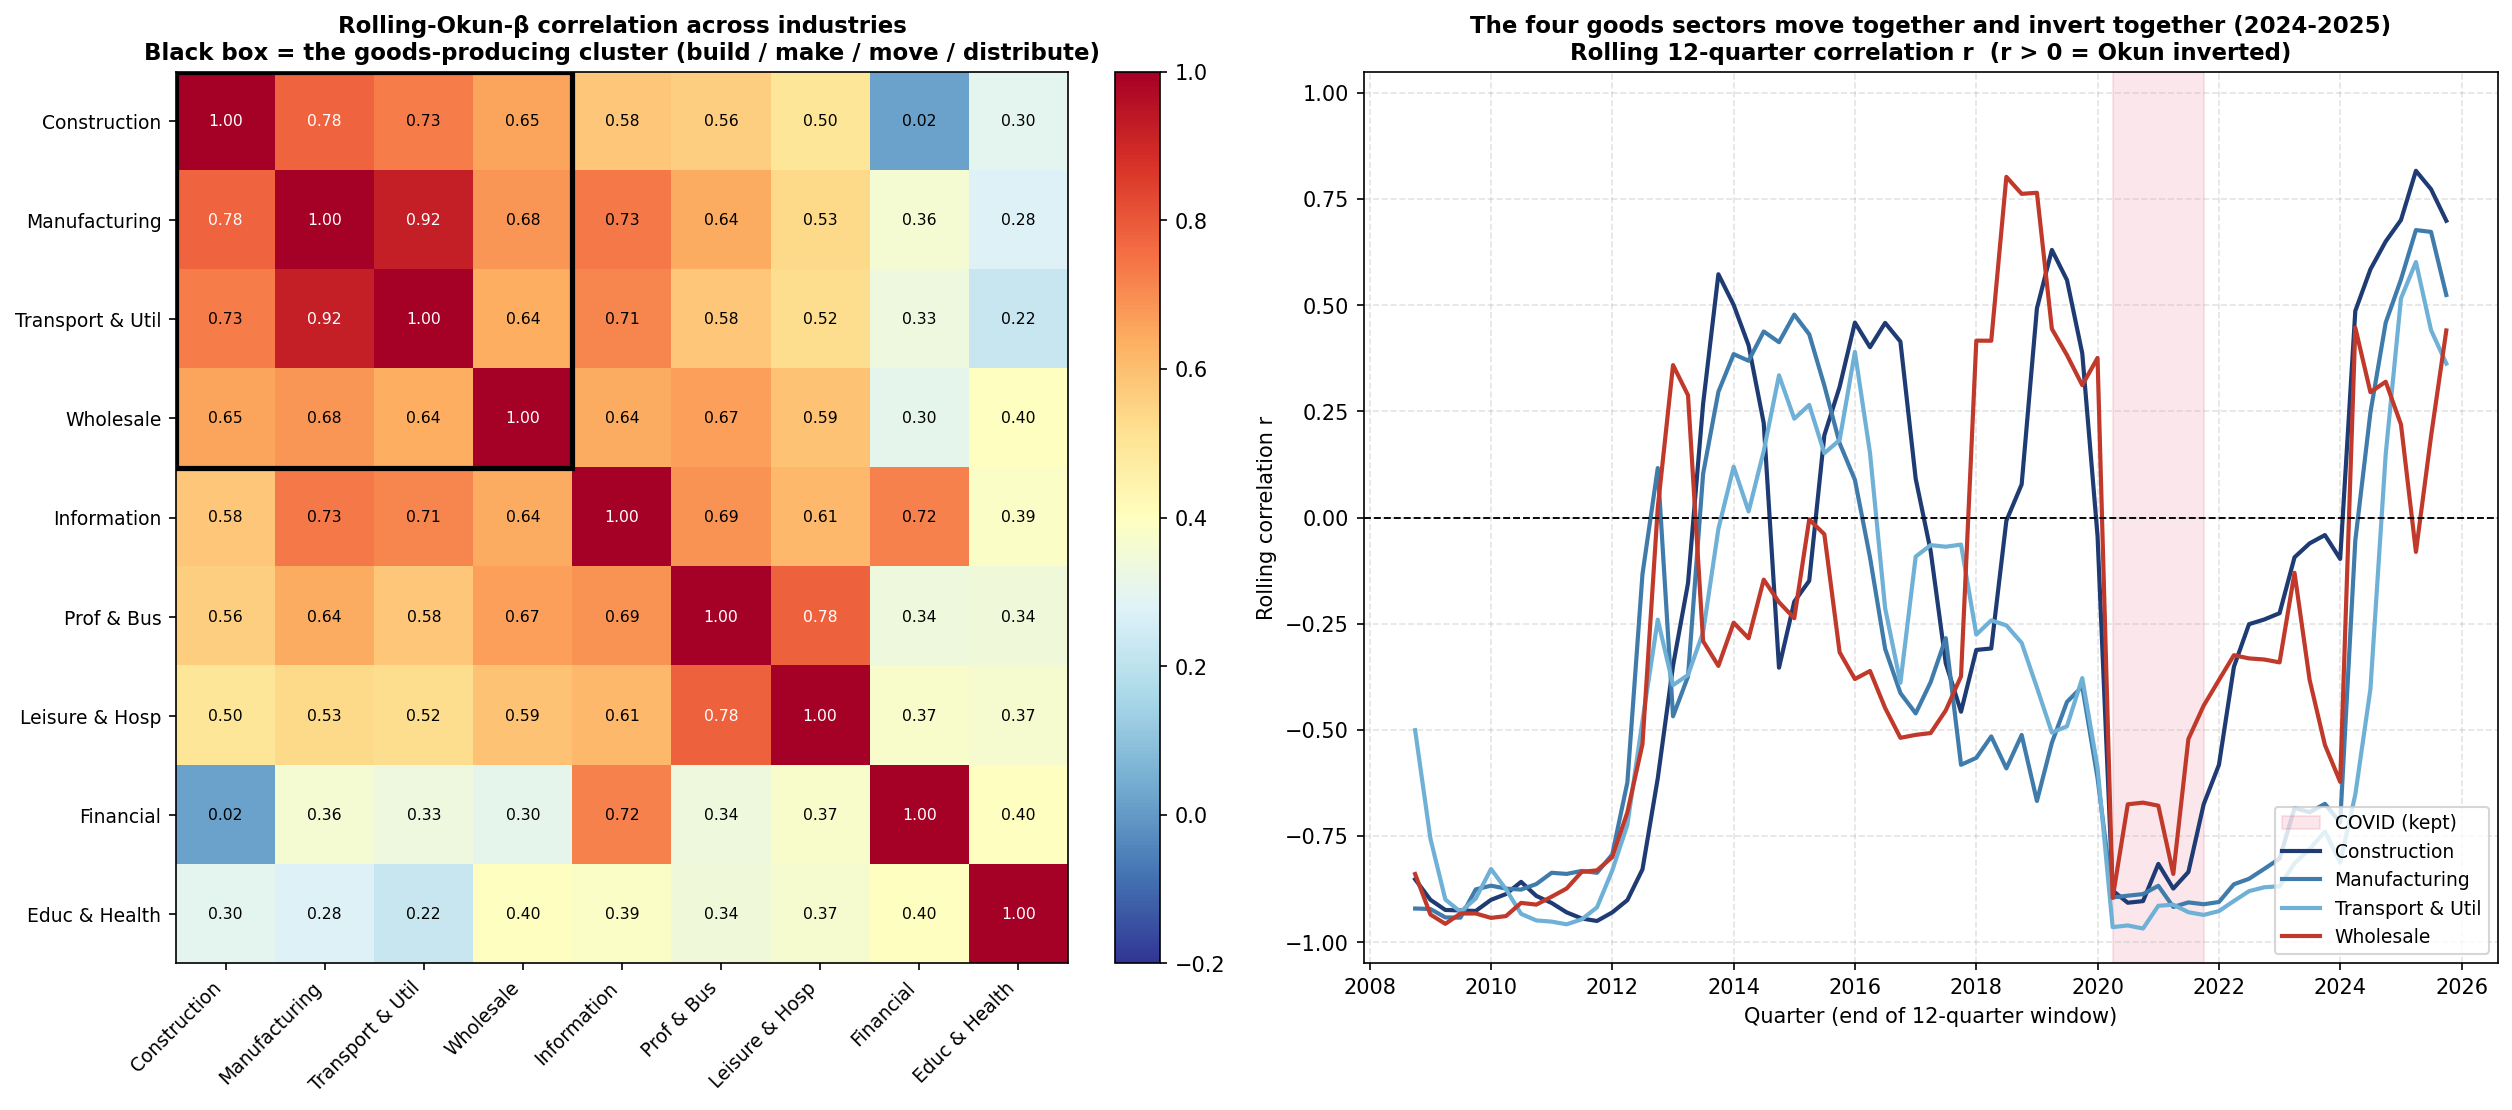

Reproduce this figure in Python.
"""
comovement.py
Do the inverting sectors move together, and does any other industry repeat it?

Part of the physical-sector-inversion sub-project (separate from the root AI
analysis). Two questions:

  1. Are Construction, Manufacturing, and Transportation & Utilities actually
     co-moving, or do their rolling-Okun charts just look similar by chance?
  2. Does any of the other six industries repeat the same pattern (co-move with
     the cluster AND invert recently)?

Approach:
  - Build each industry's rolling 12-quarter Okun beta and correlation r
    (difference form, YoY, COVID included, same as rolling_okun_inversion.py).
  - Correlate the rolling-beta series across all nine industries. This measures
    whether the CHART SHAPES move together.
  - Flag "recent inverters": industries whose rolling r is positive in 2025.
  - The industries that both co-move with the cluster and invert recently are
    the ones that repeat the phenomenon.

Output: comovement.png (correlation heatmap + goods-sector overlay) and a
console table. Reads FRED CSVs from ../FRED-Data/.
"""

import os
import numpy as np
import pandas as pd
import matplotlib
matplotlib.use("Agg")
import matplotlib.pyplot as plt

HERE     = os.path.dirname(os.path.abspath(__file__))
DATA_DIR = os.path.join(HERE, "..", "FRED-Data") + os.sep
WINDOW   = 12
COVID    = (pd.Timestamp("2020-04-01"), pd.Timestamp("2021-10-01"))

# Ordered goods sectors first (the candidate cluster), then service sectors.
IND = {
    "Construction":       ("CnstGDP.csv", "ConstUrate .csv"),
    "Manufacturing":      ("MnfctGDP.csv", "MnfctUrate.csv"),
    "Transport & Util":   ("RVAT.csv",     "LNU04032236.csv"),
    "Wholesale":          ("RVAW.csv",     "LNU04032235.csv"),
    "Information":        ("RVAI.csv",     "LNU04032237.csv"),
    "Prof & Bus":         ("RVAPBS.csv",   "LNU04032239.csv"),
    "Leisure & Hosp":     ("RVAAERAF.csv", "LNU04032241.csv"),
    "Financial":          ("FnceservcGDP.csv", "LNU04032238.csv"),
    "Educ & Health":      ("RVAHCSA.csv",  "LNU04032240.csv"),
}
GOODS = ["Construction", "Manufacturing", "Transport & Util", "Wholesale"]


def load_series(filename, label):
    df = pd.read_csv(DATA_DIR + filename, parse_dates=["observation_date"]).set_index("observation_date")
    col = df.columns[0]
    df[col] = pd.to_numeric(df[col], errors="coerce")
    return df[col].rename(label)


def rolling_beta_r(output_file, unemp_file):
    y = load_series(output_file, "y")
    u = load_series(unemp_file, "u").resample("QS").mean()
    df = pd.DataFrame({"y": y, "u": u}).dropna()
    df["pct_dy"]  = df["y"].pct_change(4) * 100
    df["delta_u"] = df["u"].diff(4)
    df = df.dropna(subset=["pct_dy", "delta_u"])
    idx = df.index.tolist()
    beta, corr = {}, {}
    for i in range(WINDOW, len(idx) + 1):
        w = df.iloc[i - WINDOW : i]
        if np.std(w["pct_dy"].values) < 1e-9:
            continue
        beta[idx[i - 1]] = np.polyfit(w["pct_dy"], w["delta_u"], 1)[0]
        corr[idx[i - 1]] = np.corrcoef(w["pct_dy"], w["delta_u"])[0, 1]
    return pd.Series(beta), pd.Series(corr)


BETA, R = {}, {}
for name, (of, uf) in IND.items():
    BETA[name], R[name] = rolling_beta_r(of, uf)
BETA = pd.DataFrame(BETA)
R    = pd.DataFrame(R)
corr = BETA.corr()

# ---- console -----------------------------------------------------------------
print("Rolling-beta correlation to the 3-sector cluster (non-members), plus 2025 r:")
cluster3 = ["Construction", "Manufacturing", "Transport & Util"]
mean_to_cluster = corr[cluster3].mean(axis=1)
last_r = R[R.index >= "2025-01-01"].iloc[-1] if (R.index >= "2025-01-01").any() else R.iloc[-1]
for name in IND:
    flag = " [cluster]" if name in cluster3 else (" <-- REPEATS IT" if (name not in cluster3 and mean_to_cluster[name] > 0.6 and last_r[name] > 0) else "")
    print(f"  {name:<18} corr_to_cluster={mean_to_cluster[name]:+.2f}  latest_r={last_r[name]:+.2f}{flag}")

# ---- chart -------------------------------------------------------------------
fig, (axh, axr) = plt.subplots(1, 2, figsize=(18, 7.5),
                               gridspec_kw={"width_ratios": [1.05, 1]})

# (a) heatmap of rolling-beta correlations
names = list(IND.keys())
M = corr.loc[names, names].values
im = axh.imshow(M, cmap="RdYlBu_r", vmin=-0.2, vmax=1.0)
axh.set_xticks(range(len(names))); axh.set_xticklabels(names, rotation=45, ha="right", fontsize=9)
axh.set_yticks(range(len(names))); axh.set_yticklabels(names, fontsize=9)
for i in range(len(names)):
    for j in range(len(names)):
        axh.text(j, i, f"{M[i,j]:.2f}", ha="center", va="center", fontsize=7.5,
                 color="black" if M[i,j] < 0.75 else "white")
# box the 4 goods sectors (they sit in the top-left 4x4)
axh.add_patch(plt.Rectangle((-0.5, -0.5), 4, 4, fill=False, edgecolor="black", linewidth=2.5))
axh.set_title("Rolling-Okun-β correlation across industries\n"
              "Black box = the goods-producing cluster (build / make / move / distribute)",
              fontsize=11, fontweight="bold")
fig.colorbar(im, ax=axh, fraction=0.046, pad=0.04)

# (b) overlay the four goods sectors' rolling r
axr.axvspan(COVID[0], COVID[1], color="crimson", alpha=0.10, label="COVID (kept)")
colors = {"Construction":"#1f3b73","Manufacturing":"#3f7cac","Transport & Util":"#6fb0d6","Wholesale":"#c0392b"}
for name in GOODS:
    axr.plot(R.index, R[name], linewidth=2.0, color=colors[name], label=name)
axr.axhline(0, color="black", linewidth=0.9, linestyle="--")
axr.set_ylim(-1.05, 1.05)
axr.set_title("The four goods sectors move together and invert together (2024-2025)\n"
              "Rolling 12-quarter correlation r  (r > 0 = Okun inverted)",
              fontsize=11, fontweight="bold")
axr.set_xlabel("Quarter (end of 12-quarter window)", fontsize=10)
axr.set_ylabel("Rolling correlation r", fontsize=10)
axr.legend(fontsize=9, loc="lower right")
axr.grid(True, linestyle="--", alpha=0.35)

plt.tight_layout()
out = os.path.join(HERE, "comovement.png")
plt.savefig(out, dpi=150, bbox_inches="tight")
print(f"\nChart saved: {out}")
